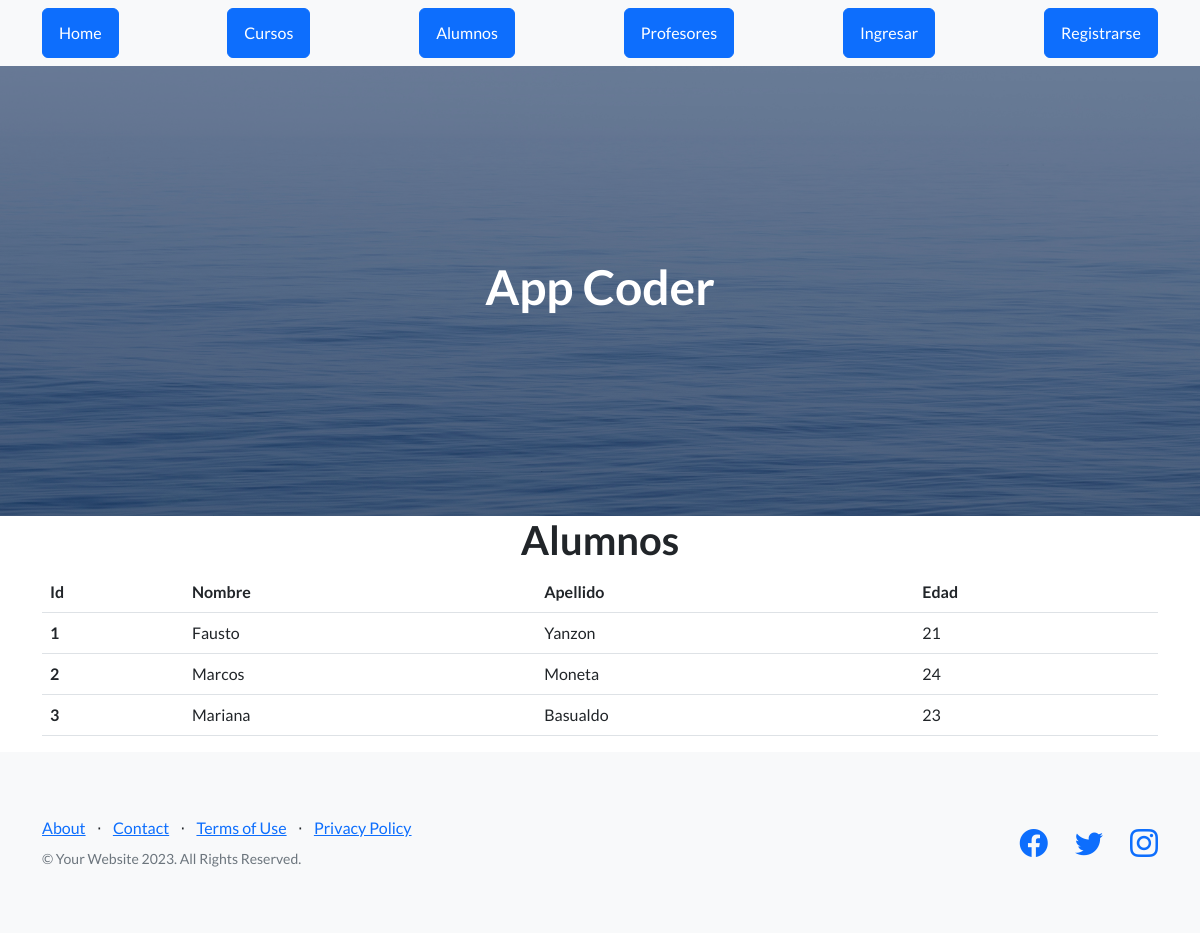
/AppCoder/ver_alumnos, run on the app's committed database.
### AppCoder/models.py (models this page shows)
class ALumnos(models.Model):
    nombre_alumno = models.CharField(max_length=20)
    apellido_alumno = models.CharField(max_length=20)
    edad_alumno = models.IntegerField()

### AppCoder/views.py (the view)
# urls.py: path('ver_alumnos', views.ver_alumnos, name = 'ver_alumnos'),
def ver_alumnos(request):
    alumnos = ALumnos.objects.all()
    dicc_alumnos = {'alumnos':alumnos}
    plantilla_alumnos = loader.get_template('ver_alumnos.html')
    documento_alumnos = plantilla_alumnos.render(dicc_alumnos)
    return HttpResponse(documento_alumnos)

### AppCoder/template/ver_alumnos.html
{% extends "padre.html" %}
{% load static %}
{% block contenido %}
<main class="container">
    <h1 class="text-center">Alumnos</h1>
    <table class="table">
        <thead>
            <tr>
                <th>Id</th>
                <th>Nombre</th>
                <th>Apellido</th>
                <th>Edad</th>
            </tr>
        </thead>
        <tbody>
            {% for n in alumnos %}
            <tr>
                <th scope="row">{{n.id}}</th>
                <td>{{n.nombre_alumno}}</td>
                <td>{{n.apellido_alumno}}</td>
                <td>{{n.edad_alumno}}</td>
            </tr>
            {% endfor %}
        </tbody>
    </table>
</main>
{% endblock %}

### data on the page
ALumnos: id "1", nombre_alumno "Fausto", apellido_alumno "Yanzon", edad_alumno "21"
ALumnos: id "2", nombre_alumno "Marcos", apellido_alumno "Moneta", edad_alumno "24"
ALumnos: id "3", nombre_alumno "Mariana", apellido_alumno "Basualdo", edad_alumno "23"
